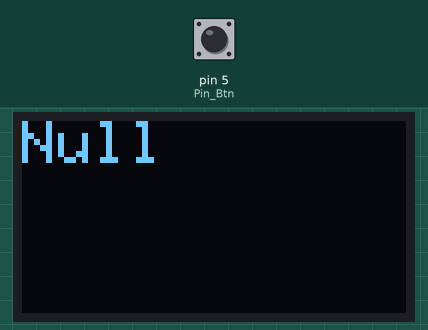
A sketch run on a simulated Arduino Uno, built with avr-gcc and run on an emulated ATmega328P. On the bench: 128×64 one-colour display. The inputs (shaded band) are chosen by the test bench; at power-on: pin 5 (Pin_Btn) LOW. What the sketch prints to the serial monitor is not drawn.

Above: at 2.5 s.
2.6 s: pin 5 (Pin_Btn) pulled HIGH for 0.15 s
At 4.2 s:
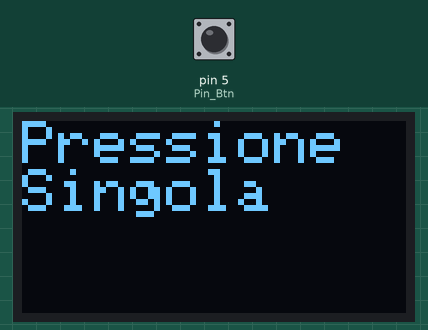
4.5 s: pin 5 (Pin_Btn) pulled HIGH for 1 s
At 6.6 s:
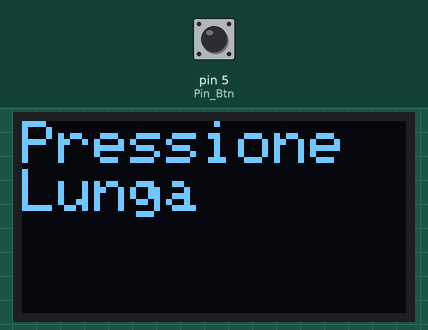
7.0 s: pin 5 (Pin_Btn) pulled HIGH for 3.2 s
At 10.6 s:
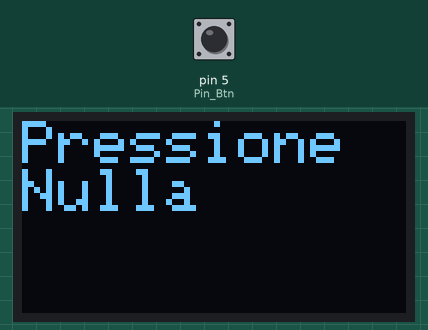
11.7 s: pin 5 (Pin_Btn) pulled HIGH for 0.15 s
At 12.6 s:
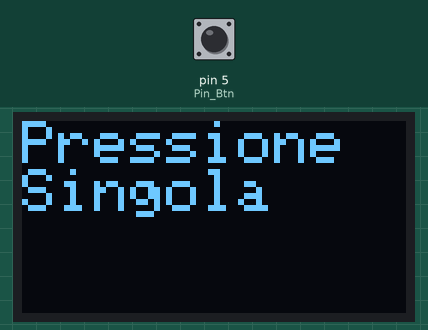
13.6 s: pin 5 (Pin_Btn) pulsed HIGH 2 times (0.12 s each, 0.3 s apart)
At 15.2 s:
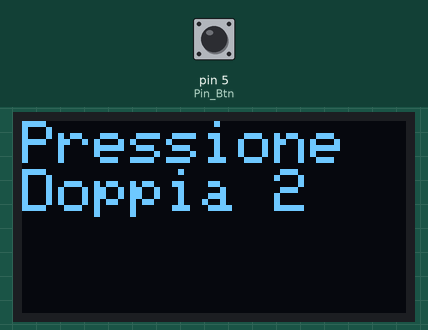
15.8 s: pin 5 (Pin_Btn) pulled HIGH for 0.15 s
At 17.3 s:
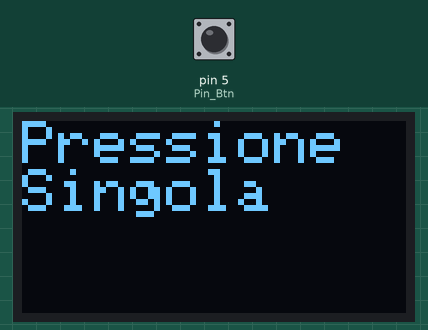
Timing chart, 0 to 18.7 s (numbered marks = the images above; inputs shaded):
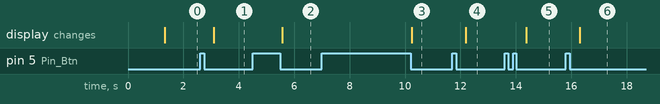

The sketch:

Bottone_Pressione_Multi_Funzione_Display.ino
```cpp
//*****************************************************************************************************************************//
//-------------------          By  MastrMarco    Versione 1.0        ISCRIVITI AL CANALE YOUTUBE       ------------------------//
//
//                                  https://www.youtube.com/channel/UCpQb1Iz6M229ylkyXpdJPlw
//*****************************************************************************************************************************//

//Display OLED i2c
#include <Adafruit_SH1106.h>
#define OLED_RESET 2
Adafruit_SH1106 display(OLED_RESET);
String Set = "Null";


#define Pin_Btn 5  //Pin digitale di Arduino dove è collegato il bottone

#define Pressione_Corta 50        // Tempo minimo (ms) tra una pressione e l'altra [Delay virtuale]
#define Pressione_Lunga 400       // Tempo minimo (ms) per la pressione Lunga
#define Intervallo_Pressione 260  // Tempo aggiuntivo (ms) all'rilascio del bottone che permette di avere pressioni multiple
unsigned long tempoM = 0;         //Delay virtuale

bool BtnSato;          // Stato del livello attuale del bottone
bool PreBtnStato = 0;  // Stato del livello precedente ad una nuova variazione del bottone
byte Click_N = 0;      // Numero di clic effettuati

unsigned long PressioneDurata = 0;    // Tempo (ms) in cui il tasto è stato premuto e poi rilasciato
unsigned long PressioneInizio = 0;    // Tempo (ms) in cui il tasto è stato premuto
unsigned long PressioneRilascio = 0;  // Tempo (ms) in cui il tasto è stato rilasciato


//
void setup() {
  Serial.begin(115200);
  pinMode(Pin_Btn, INPUT);  // Imposta il Pin digitali come ingresso

  //Display
  display.begin(SH1106_SWITCHCAPVCC, 0x3C);
  display.clearDisplay();
  display.setTextSize(2);
  display.setTextColor(WHITE);
  display.setCursor(3, 0);
  display.println("MastrMarco");
  display.display();
  delay(1250);
}


//
void loop() {


  // Delay virtuale
  if (millis() >= (tempoM + Pressione_Corta)) {
    tempoM = millis();

    // legge lo sato del Pin
    BtnSato = digitalRead(Pin_Btn);

    //Verifica se e stata effettuata una pressione
    if (BtnSato == HIGH && PreBtnStato == false) {

      Click_N++;
      PressioneInizio = millis();
      PreBtnStato = true;

      //Verifica se e stata effettuata un rilascio del bottone
    } else if (BtnSato == LOW and PreBtnStato == true) {
      PressioneRilascio = millis();
      PressioneDurata = (PressioneRilascio - PressioneInizio);
      PreBtnStato = false;
    }
  }

  // Funzione Clic singolo o miltiplo
  if ((PressioneDurata < Pressione_Lunga) and (millis() > (PressioneRilascio + Intervallo_Pressione)) and (PreBtnStato == false)) {
    if (Click_N == 1) {  //
      Serial.println("Pressione Singola");
      Set = "Pressione Singola";
      Click_N = 0;
      PressioneDurata = 0;
    } else if (Click_N == 2) {  //
      Serial.println((String) "Pressione Doppia " + Click_N);
      Set = ((String) "Pressione Doppia " + Click_N);
      Click_N = 0;
      PressioneDurata = 0;
    } else if (Click_N > 2) {  //
      Serial.println((String) "Pressione Multipla " + Click_N);
      Set = ((String) "Pressione Multipla " + Click_N);
      Click_N = 0;
      PressioneDurata = 0;
    }

    // Funzione Clic Lungo o Nullo
  } else if ((PressioneDurata >= Pressione_Lunga) and (PreBtnStato == false)) {
    if ((Click_N == 1) and (PressioneDurata < +2000)) {  //
      Serial.println("Pressione Lunga");
      Set = "Pressione Lunga";
      Click_N = 0;
      PressioneDurata = 0;
    } else if ((Click_N > 1) or (PressioneDurata > 2000)) {  //
      Serial.println("Pressione Nulla");
      Set = "Pressione Nulla";
      Click_N = 0;
      PressioneDurata = 0;
    }
  }


  display.clearDisplay();
  display.setTextSize(2);
  display.setTextColor(WHITE);
  display.setCursor(0, 0);
  display.print(Set);
  display.display();
}
```

Measured:
- after the input at 2.6 s, the display: changes after 0.49 s (image 1)
- after the input at 4.5 s, the display: changes after 1.1 s (image 2)
- after the input at 7.0 s, the display: changes after 3.2 s (image 3)
- after the input at 11.7 s, the display: changes after 0.49 s (image 4)
- after the input at 13.6 s, the display: changes after 0.78 s (image 5)
- after the input at 15.8 s, the display: changes after 0.50 s (image 6)
